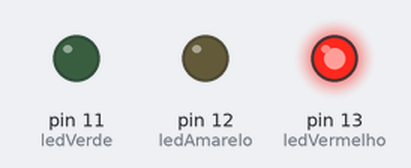
Recording of a sketch running on a simulated Arduino Uno, built with avr-gcc and run on an emulated ATmega328P. On the bench: output pins drawn as LEDs (lit = HIGH).

Above: at 0.2 s.
At 1.2 s:
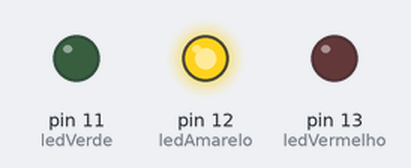
At 2.2 s:
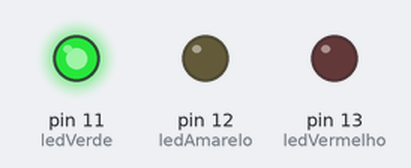
At 4.7 s:
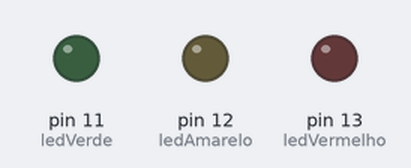
Timing chart, 0 to 5.2 s (numbered marks = the images above):
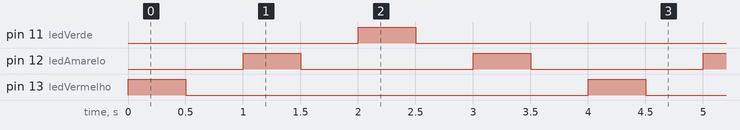

Measured:
- by itself, pin 11 (ledVerde), pin 13 (ledVermelho): alternates HIGH for 0.50 s and LOW for 3.5 s
- by itself, pin 12 (ledAmarelo): alternates HIGH for 0.50 s and LOW for 1.5 s
- by itself, everything shown: repeats every 4.0 s, in 8 steps

The sketch:

funcaoesParametros.ino
```cpp
// Funções Parametros
#define ledVermelho 13
#define ledAmarelo 12
#define ledVerde 11
int tempo = 500;

void setup()
{
  pinMode(ledVermelho, OUTPUT);
  pinMode(ledAmarelo, OUTPUT);
  pinMode(ledVerde, OUTPUT);
}

void loop()//Chamando a Função
{
  controleLed(ledVermelho);
  controleLed(ledAmarelo);
  controleLed(ledVerde);
  controleLed(ledAmarelo);
}

//Criando um função
void controleLed(int led)
{
  digitalWrite(led, 1);
  delay(tempo);
  digitalWrite(led, 0);
  delay(tempo);
}


/*
outra maneira para priorizar o tempo

void loop()//Chamando a Função
{
  controleLed(ledVermelho, 100);
  controleLed(ledAmarelo, 200);
  controleLed(ledVerde, 500);
}

//Criando um função
void controleLed(int led, int tempoPersonalizado)
{
  digitalWrite(led, 1);
  delay(tempoPersonalizado);
  digitalWrite(led, 0);
  delay(tempoPersonalizado);
}

*/
```
